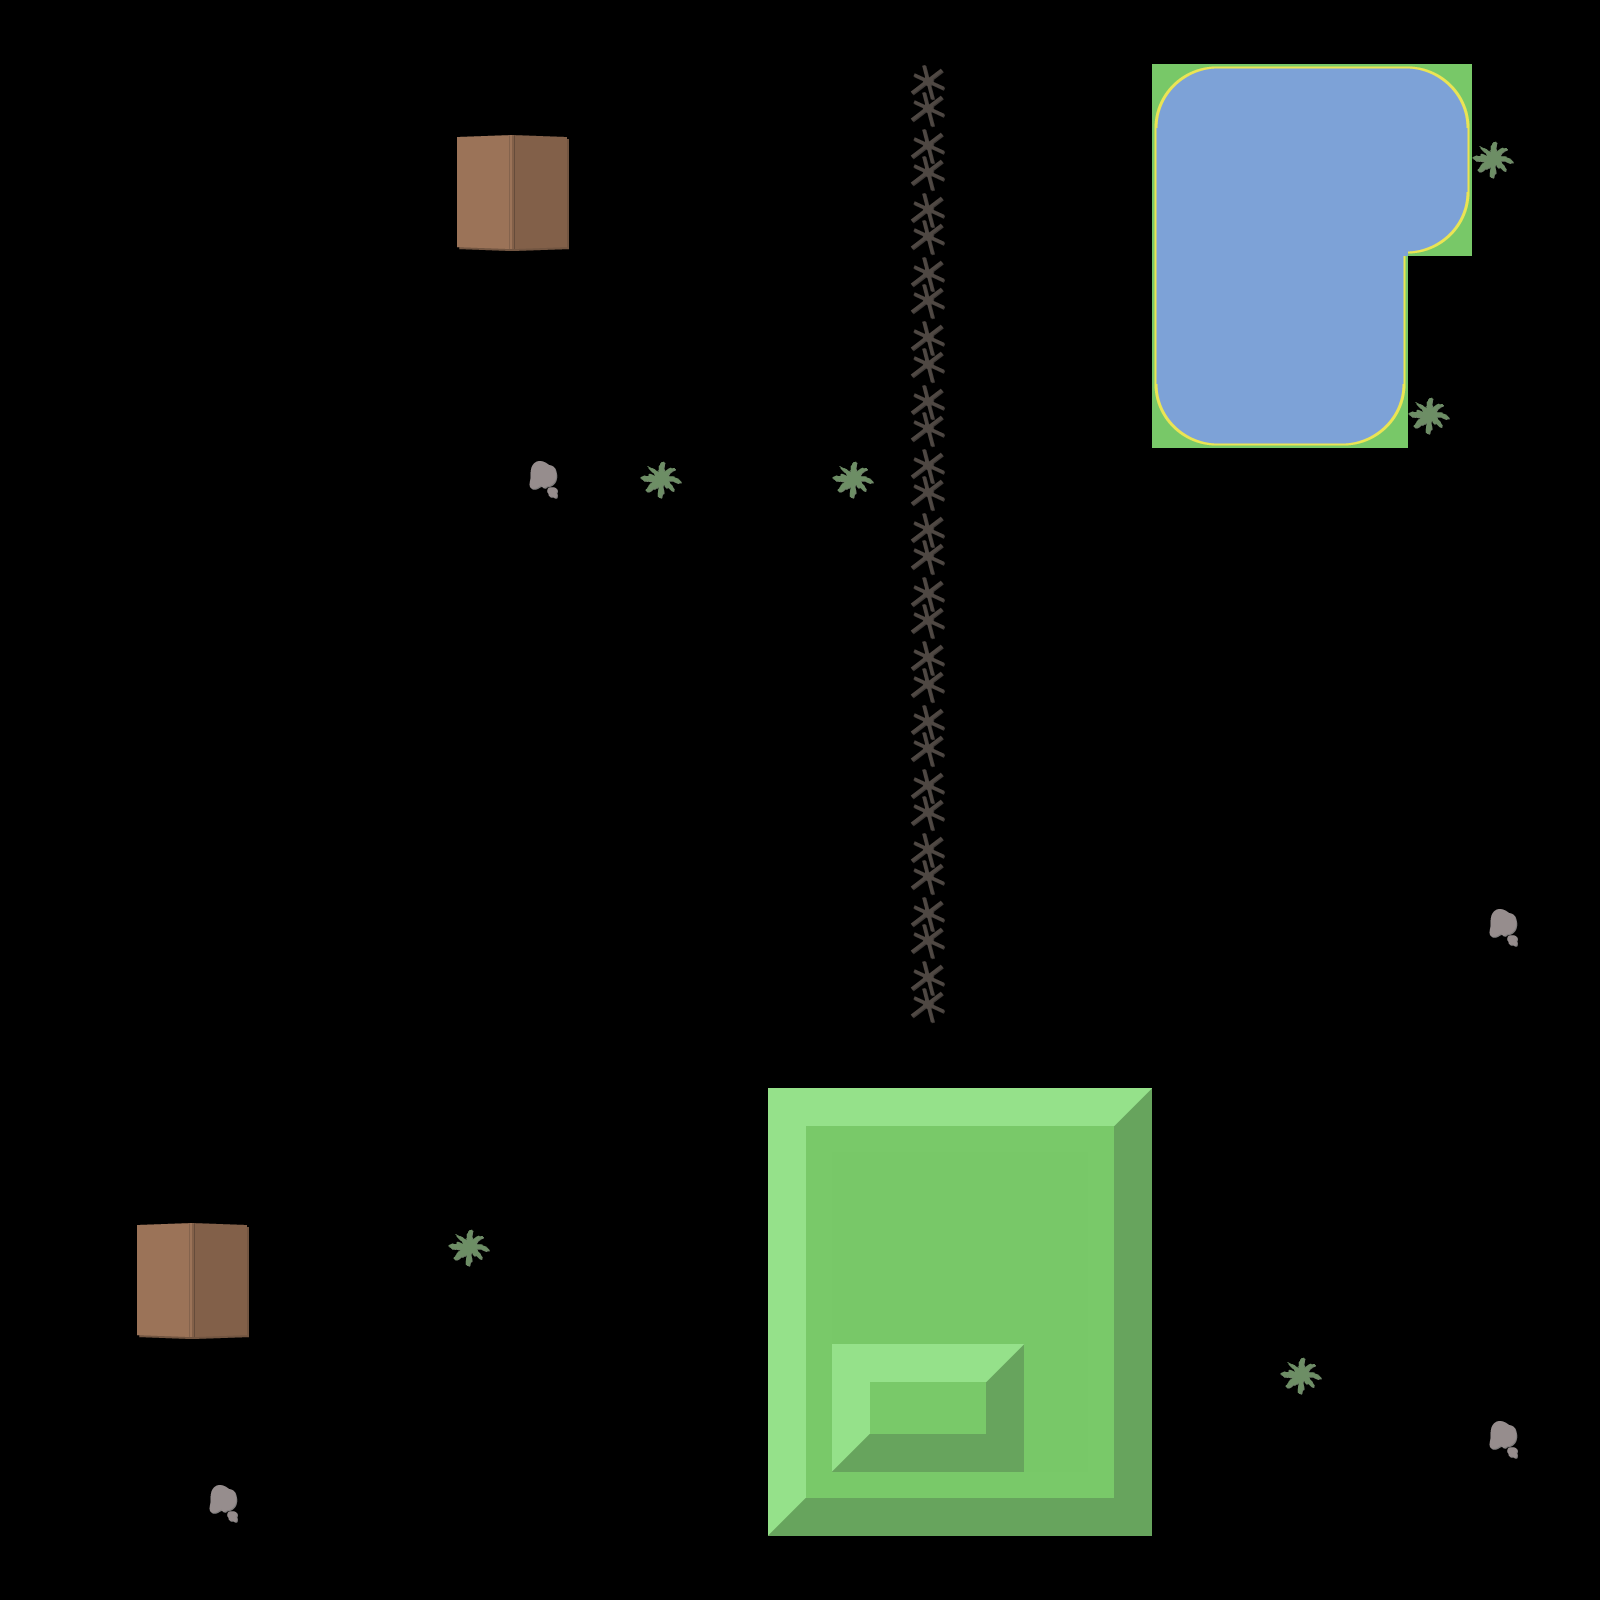

A level layout from a 2D game, rendered from its tile map. Below: a short description, then the map file with its tile-grid data intact:
An orthogonal 25x25 tile map with 64x64 px tiles, 1 tile layer (blockedLayer), 1 hidden layer not drawn and 1 object.

<map version="1.0" orientation="orthogonal" renderorder="right-down" width="25" height="25" tilewidth="64" tileheight="64">
 <tileset firstgid="1" name="tiles" tilewidth="64" tileheight="64" spacing="5">
  <image source="../tilemap/tiles.png" width="685" height="340" />
 </tileset>
 <layer name="backgroundLayer" width="25" height="25" visible="0">
  <data encoding="csv">
1,1,1,1,1,1,1,1,1,1,1,1,1,1,1,1,1,1,1,1,1,1,1,1,1,
1,1,1,1,1,1,1,1,1,1,1,1,1,1,1,1,1,1,1,1,1,1,1,1,1,
1,1,1,1,1,1,1,1,1,1,1,1,1,1,1,1,1,1,1,1,1,1,1,1,1,
1,1,1,1,1,1,1,1,1,1,1,1,1,1,1,1,1,1,1,1,1,1,1,1,1,
1,1,1,1,1,1,1,1,1,1,1,1,1,1,1,1,1,1,1,1,1,1,1,1,1,
1,1,1,1,1,1,1,1,1,1,1,1,1,1,1,1,1,1,1,1,1,1,1,1,1,
1,1,1,1,1,1,1,1,1,1,1,1,1,1,1,1,1,1,1,1,1,1,1,1,1,
1,1,1,1,1,1,1,1,1,1,1,1,1,1,1,1,1,1,1,1,1,1,1,1,1,
1,1,1,1,1,1,1,1,1,1,1,1,1,1,1,1,1,1,1,1,1,1,1,1,1,
1,1,1,1,1,1,1,1,1,1,1,1,1,1,1,1,1,1,1,1,1,1,1,1,1,
1,1,1,1,1,1,1,1,1,1,1,1,1,1,1,1,1,1,1,1,1,1,1,1,1,
1,1,1,1,1,1,1,1,1,1,1,1,1,1,1,1,1,1,1,1,1,1,1,1,1,
1,1,1,1,1,1,1,1,1,1,1,1,1,1,1,1,1,1,1,1,1,1,1,1,1,
1,1,1,1,1,1,1,1,1,1,1,1,1,1,1,1,1,1,1,1,1,1,1,1,1,
1,1,1,1,1,1,1,1,1,1,1,1,1,1,1,1,1,1,1,1,1,1,1,1,1,
1,1,1,1,1,1,1,1,1,1,1,1,1,1,1,1,1,1,1,1,1,1,1,1,1,
1,1,1,1,1,1,1,1,1,1,1,1,1,1,1,1,1,1,1,1,1,1,1,1,1,
1,1,1,1,1,1,1,1,1,1,1,1,1,1,1,1,1,1,1,1,1,1,1,1,1,
1,1,1,1,1,1,1,1,1,1,1,1,1,1,1,1,1,1,1,1,1,1,1,1,1,
1,1,1,1,1,1,1,1,1,1,1,1,1,1,1,1,1,1,1,1,1,1,1,1,1,
1,1,1,1,1,1,1,1,1,1,1,1,1,1,1,1,1,1,1,1,1,1,1,1,1,
1,1,1,1,1,1,1,1,1,1,1,1,1,1,1,1,1,1,1,1,1,1,1,1,1,
1,1,1,1,1,1,1,1,1,1,1,1,1,1,1,1,1,1,1,1,1,1,1,1,1,
1,1,1,1,1,1,1,1,1,1,1,1,1,1,1,1,1,1,1,1,1,1,1,1,1,
1,1,1,1,1,1,1,1,1,1,1,1,1,1,1,1,1,1,1,1,1,1,1,1,1
</data>
 </layer>
 <objectgroup name="objectsLayer">
  <object x="1344" y="248" width="14" height="330" />
 </objectgroup>
 <layer name="blockedLayer" width="25" height="25">
  <data encoding="csv">
0,0,0,0,0,0,0,0,0,0,0,0,0,0,0,0,0,0,0,0,0,0,0,0,0,
0,0,0,0,0,0,0,0,0,0,0,0,0,0,34,0,0,0,13,16,16,16,12,0,0,
0,0,0,0,0,0,0,21,22,0,0,0,0,0,34,0,0,0,18,11,11,11,19,33,0,
0,0,0,0,0,0,0,31,32,0,0,0,0,0,34,0,0,0,18,11,11,11,15,0,0,
0,0,0,0,0,0,0,0,0,0,0,0,0,0,34,0,0,0,18,11,11,19,0,0,0,
0,0,0,0,0,0,0,0,0,0,0,0,0,0,34,0,0,0,18,11,11,19,0,0,0,
0,0,0,0,0,0,0,0,0,0,0,0,0,0,34,0,0,0,14,17,17,15,33,0,0,
0,0,0,0,0,0,0,0,23,0,33,0,0,33,34,0,0,0,0,0,0,0,0,0,0,
0,0,0,0,0,0,0,0,0,0,0,0,0,0,34,0,0,0,0,0,0,0,0,0,0,
0,0,0,0,0,0,0,0,0,0,0,0,0,0,34,0,0,0,0,0,0,0,0,0,0,
0,0,0,0,0,0,0,0,0,0,0,0,0,0,34,0,0,0,0,0,0,0,0,0,0,
0,0,0,0,0,0,0,0,0,0,0,0,0,0,34,0,0,0,0,0,0,0,0,0,0,
0,0,0,0,0,0,0,0,0,0,0,0,0,0,34,0,0,0,0,0,0,0,0,0,0,
0,0,0,0,0,0,0,0,0,0,0,0,0,0,34,0,0,0,0,0,0,0,0,0,0,
0,0,0,0,0,0,0,0,0,0,0,0,0,0,34,0,0,0,0,0,0,0,0,23,0,
0,0,0,0,0,0,0,0,0,0,0,0,0,0,34,0,0,0,0,0,0,0,0,0,0,
0,0,0,0,0,0,0,0,0,0,0,0,0,0,0,0,0,0,0,0,0,0,0,0,0,
0,0,0,0,0,0,0,0,0,0,0,0,43,47,47,47,47,44,0,0,0,0,0,0,0,
0,0,0,0,0,0,0,0,0,0,0,0,46,1,1,1,1,45,0,0,0,0,0,0,0,
0,0,21,22,0,0,0,33,0,0,0,0,46,1,1,1,1,45,0,0,0,0,0,0,0,
0,0,31,32,0,0,0,0,0,0,0,0,46,1,1,1,1,45,0,0,0,0,0,0,0,
0,0,0,0,0,0,0,0,0,0,0,0,46,43,47,44,1,45,0,0,33,0,0,0,0,
0,0,0,0,0,0,0,0,0,0,0,0,46,41,48,42,1,45,0,0,0,0,0,23,0,
0,0,0,23,0,0,0,0,0,0,0,0,41,48,48,48,48,42,0,0,0,0,0,0,0,
0,0,0,0,0,0,0,0,0,0,0,0,0,0,0,0,0,0,0,0,0,0,0,0,0
</data>
 </layer>
</map>